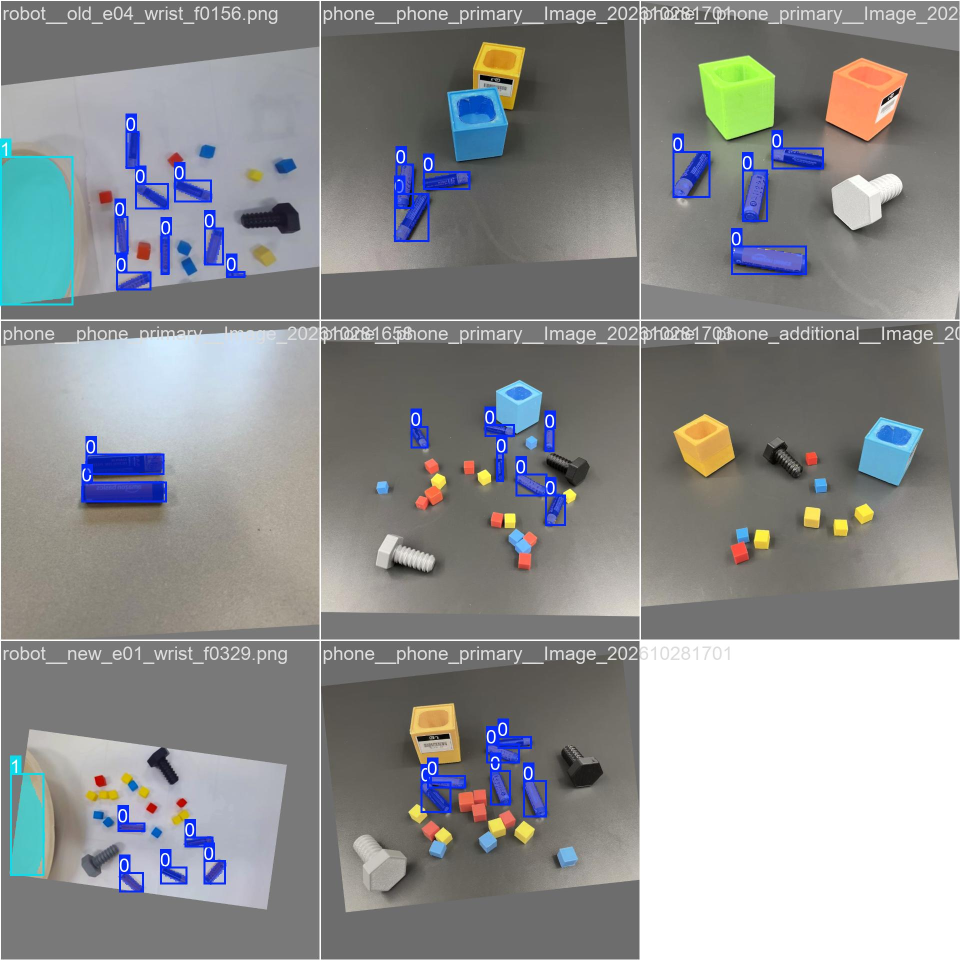
#> input picture Videos/marked_picture.jpg, 1920 x 1920 px (shown at 1/2 size)
$ python -i battery_2d_perception.py   (imports and definitions only)
#> lines starting #> are read from the running program, lines starting #| are printed output that depends on the picture; after the words box and inside, x2 and y2 are one past the last pixel; in counts of white or black regions, pixels touching at a corner belong together
#> further down, picture is the input picture: shape (1920, 1920, 3); mean B, G, R 144.5, 143.5, 141.6
"""Calibrated 2D pose estimation for a horizontal AAA battery.

The geometry in this module is deliberately simulator-independent.  Both the
Isaac test and a future real-cell adapter provide a BGR image plus a calibrated
``backproject.CameraModel``.  A detector supplies a binary battery-body mask;
the common code below converts that mask into robot-base XY and long-axis yaw.

The built-in HSV detector is only the synthetic-scene baseline.  For the real
24/7 Life battery, replace ``synthetic_orange_mask`` with an instance-segmentation
model (or an iRVision result) and keep ``estimate_pose_from_mask`` unchanged.
"""

from dataclasses import asdict, dataclass
import math

import cv2
import numpy as np


@dataclass(frozen=True)
class Battery2DPose:
    center_xy_m: tuple[float, float]
    axis_xy: tuple[float, float]
    yaw_deg: float
    observed_length_m: float
    observed_width_m: float
    area_px: int
    confidence: float
    bbox_px: tuple[int, int, int, int]

    def to_dict(self):
        return asdict(self)


def _odd(value):
    value = max(3, int(round(value)))
    return value if value % 2 else value + 1


def synthetic_orange_mask(image_bgr):
    """Return the body mask used by the current orange Isaac AAA asset.

    This is intentionally named ``synthetic`` so it is not accidentally
    described as a production detector for the branded physical cell.
    """
    if image_bgr is None or image_bgr.ndim != 3 or image_bgr.shape[2] != 3:
        raise ValueError("expected a BGR image with shape HxWx3")
    hsv = cv2.cvtColor(image_bgr, cv2.COLOR_BGR2HSV)
#> hsv: shape (1920, 1920, 3); mean H, S, V 31.5, 26.2, 152.3
    mask = cv2.inRange(hsv, np.array((0, 75, 45)), np.array((28, 255, 255)))
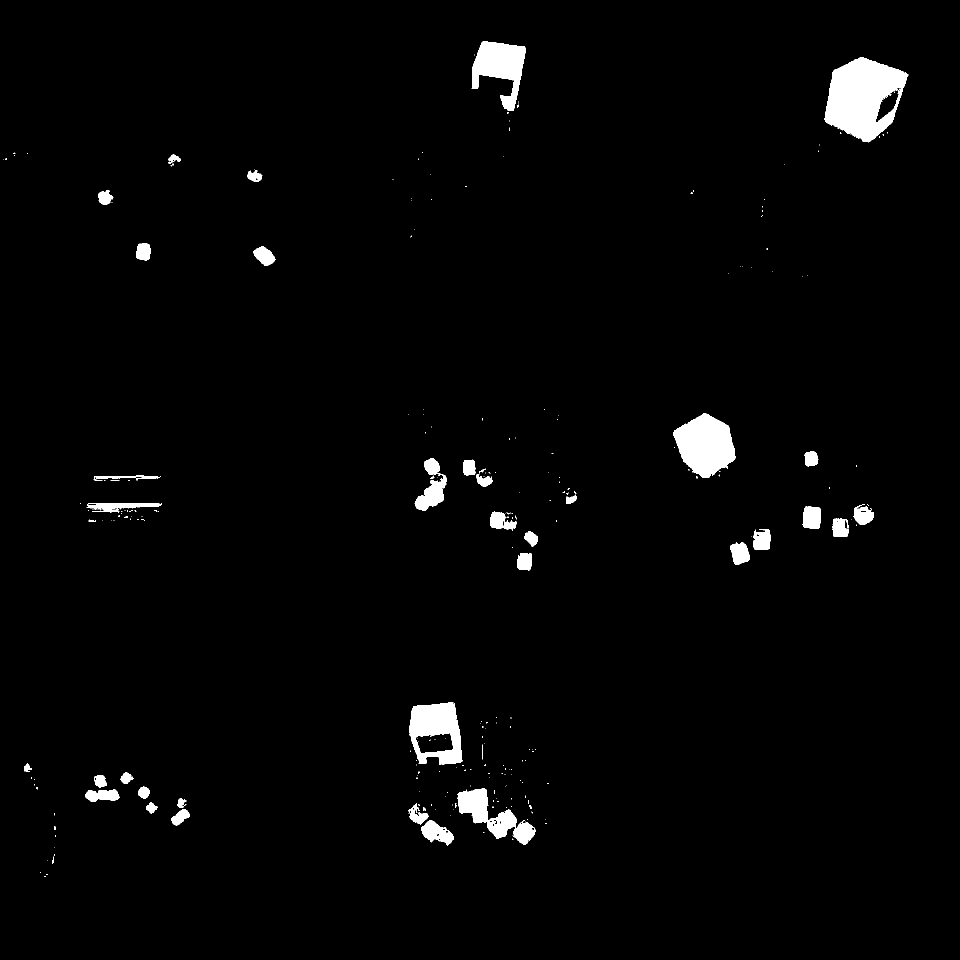
#> mask: shape (1920, 1920) (shown at 1/2 size); 2.1% white; 281 white regions (238 under 20 px), largest, box (x1, y1, x2, y2) and area: (1649, 115, 1817, 285) 18101, (1346, 827, 1472, 956) 10781, (818, 1404, 926, 1530) 8428
    scale = image_bgr.shape[1] / 1920.0
#> scale = 1
    kernel = np.ones((_odd(3 * scale), _odd(3 * scale)), np.uint8)
#> kernel = [[1, 1, 1], [1, 1, 1], [1, 1, 1]]
    mask = cv2.morphologyEx(mask, cv2.MORPH_OPEN, kernel)
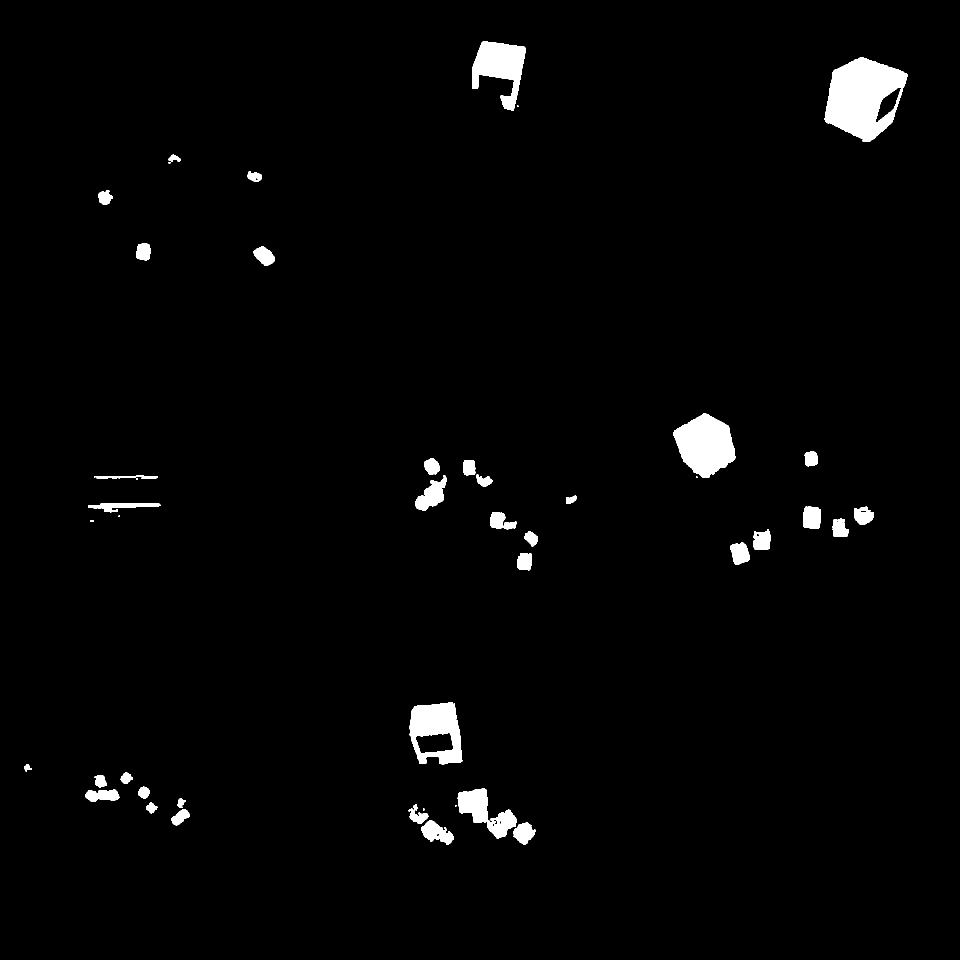
#> mask: shape (1920, 1920) (shown at 1/2 size); 2.1% white; 48 white regions (9 under 20 px), largest, box (x1, y1, x2, y2) and area: (1649, 115, 1816, 284) 18004, (1346, 827, 1471, 956) 10734, (819, 1404, 925, 1529) 8352
    mask = cv2.morphologyEx(mask, cv2.MORPH_CLOSE, kernel)
#> mask: shape (1920, 1920); 2.1% white; 44 white regions (6 under 20 px), largest, box (x1, y1, x2, y2) and area: (1649, 115, 1816, 284) 18011, (1346, 827, 1471, 956) 10743, (819, 1404, 925, 1529) 8362
    return mask


# [159 lines left out: functions _canonical_axis, _component_pose, estimate_pose_from_mask, detect_synthetic_battery, draw_detection, not called in this run]

>>> import cv2
>>> picture = cv2.imread('../Videos/marked_picture.jpg')
>>> result = synthetic_orange_mask(picture)
